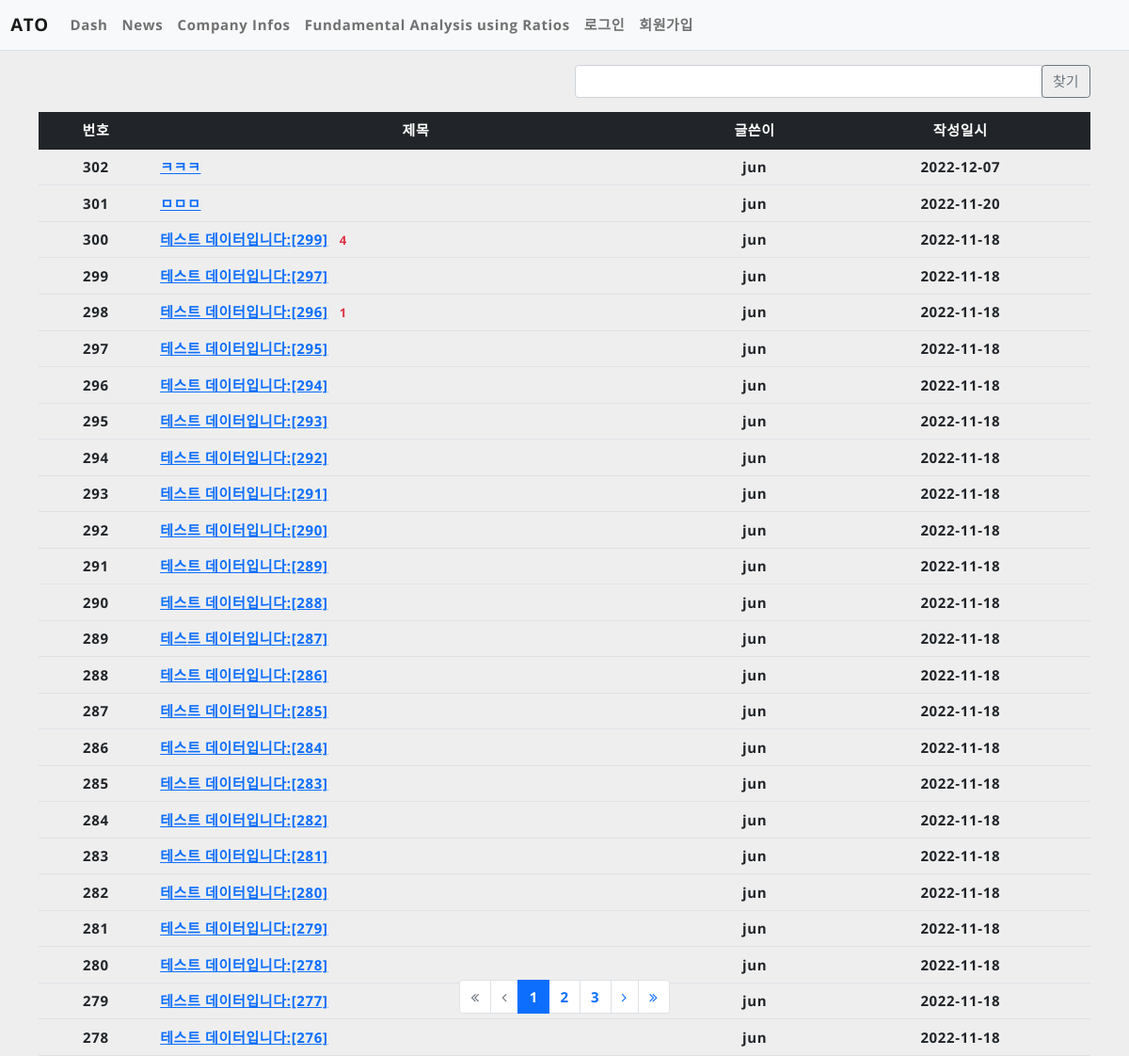
Screenshot of /dash/ with the database file from the repository.
### dash/models.py (models this page shows, shortened)
class Question(models.Model):
    author = models.ForeignKey(User, on_delete=models.CASCADE, related_name='author_question')
    subject = models.CharField(max_length=200)
    content = models.TextField()
    create_date = models.DateTimeField()
    modify_date = models.DateTimeField(null=True, blank=True)
    voter = models.ManyToManyField(User, related_name='voter_question')  # 추천인 추가

### dash/views/base_views.py (the view, shortened to what this page needs)
# urls.py: path('', base_views.index, name='index'),
def index(request):
    page = request.GET.get('page', '1')  # 페이지
    kw = request.GET.get('kw', '')  # 검색어
    question_list = Question.objects.order_by('-create_date')
    paginator = Paginator(question_list, 25)  # 페이지당 25개씩 보여주기
    page_obj = paginator.get_page(page)
    context = {'question_list': page_obj, 'page': page, 'kw': kw}
    print(page_obj.number)
    return render(request, 'dash/question_list.html', context)

### dash/templatetags/dash_filter.py (called while the page is built)
@register.filter
def sub(value, arg):
    return value - arg

### templates/dash/question_list.html (shortened to what this page needs)
{% extends 'base.html' %}
{% load dash_filter %}
{% block content %}
<div class="container my-3 my-container">
    <div class="row my-3">
        <div class="col-6">
        </div>
        <div class="col-6">
            <div class="input-group">
                <input type="text" id="search_kw" class="form-control" value="{{ kw|default_if_none:'' }}">
                <div class="input-group-append">
                    <button class="btn btn-outline-secondary" type="button" id="btn_search">찾기</button>
                </div>
            </div>
        </div>
    </div>
    <table class="table my-table">
        <thead>
            <tr class="text-center table-dark">
                <th>번호</th>
                <th style="width:50%">제목</th>
                <th>글쓴이</th>
                <th>작성일시</th>
            </tr>
        </thead>
        <tbody>
            {% if question_list %}
            {% for question in question_list %}
            <tr class="text-center">
                <td>
                    {{ question_list.paginator.count|sub:question_list.start_index|sub:forloop.counter0|add:1 }}
                </td>
                <td class="text-start">
                    <a href="{% url 'dash:detail' question.id %}"
                        >{{ question.subject }}</a
                    >
                    {% if question.answer_set.count > 0 %}
                    <span class="text-danger small mx-2">{{ question.answer_set.count }}</span>
                    {% endif %}
                </td>
                <td>{{ question.author.username }}</td>
                <td>{{ question.create_date|date:"Y-m-d" }}</td>
            </tr>
            {% endfor %} {% else %}
            <tr>
                <td colspan="6" class="text-center">게시글이 없습니다.</td>
            </tr>
            {% endif %}
        </tbody>
    </table>
    <ul class="pagination justify-content-center fixed-bottom mb-5">
        {% if question_list.has_previous %}
            <li class="page-item">
                <a class="page-link" data-page="{{ 1 }}"
                href="javascript:void(0)"><i class="fa fa-angle-double-left" aria-hidden="true"></i>
            </i></a>
            </li>
            <li class="page-item">
                <a class="page-link" data-page="{{ question_list.previous_page_number }}"
                href="javascript:void(0)"><i class="fa fa-angle-left" aria-hidden="true"></i>
            </a>
            </li>
        {% else %}
            <li class="page-item disabled">
                <a class="page-link" tabindex="-1" aria-disabled="true" href="#"
                ><i class="fa fa-angle-double-left" aria-hidden="true"></i>
            </a>
            </li>
            <li class="page-item disabled">
                <a class="page-link" tabindex="-1" aria-disabled="true" href="#"
                    ><i class="fa fa-angle-left" aria-hidden="true"></i>
                    </a
                >
            </li>
        {% endif %}
        {% for page_number in question_list.paginator.page_range %}
            {% if page_number == 0 %}
            {% elif page_number == 1 %}
                {% if page_number == question_list.number %}
                    <li class="page-item active" aria-current="page">
                        <a class="page-link" data-page="{{ page_number }}"
                        href="javascript:void(0)">{{ page_number }}</a>
                    </li>
                    <li class="page-item" aria-current="page">
                        <a class="page-link" data-page="{{ page_number|add:1 }}"
                        href="javascript:void(0)">{{ page_number|add:1 }}</a>
                    </li>
                    <li class="page-item" aria-current="page">
                        <a class="page-link" data-page="{{ page_number|add:2 }}"
                        href="javascript:void(0)">{{ page_number|add:2 }}</a>
                    </li>
                {% endif %}
            {% endif %}
        {% endfor %}
        {% if question_list.has_next %}
            <li class="page-item">
                <a class="page-link" data-page="{{ question_list.next_page_number }}"
                href="javascript:void(0)"><i class="fa fa-angle-right" aria-hidden="true"></i>
            </a>
            </li>
        {% endif %}
        {% if question_list.paginator %}
            {% if question_list.has_next %}
                <li class="page-item">
                    <a class="page-link" data-page="{{ question_list.paginator.num_pages }}"
                    href="javascript:void(0)"><i class="fa fa-angle-double-right" aria-hidden="true"></i></a>
                </li>
                {% else %}
                <li class="page-item disabled">
                    <a class="page-link" tabindex="-1" aria-disabled="true" href="#"
                        ><i class="fa fa-angle-double-right" aria-hidden="true"></i></a
                    >
                </li>
            {% endif %}
        {% endif %}
    </ul>
</div>
{% endblock %}

### templates/base.html (shortened to what this page needs)
{% load static %}
<!DOCTYPE html>
<html lang="ko">
    <head>
        <link
            rel="stylesheet"
            type="text/css"
            href="{% static 'bootstrap.min.css' %}"
        />
        <link
            href="{% static 'fontawesomefree/css/fontawesome.css' %}"
            rel="stylesheet"
            type="text/css"
        />
        <link
            href="{% static 'fontawesomefree/css/brands.css' %}"
            rel="stylesheet"
            type="text/css"
        />
        <link
            href="{% static 'fontawesomefree/css/solid.css' %}"
            rel="stylesheet"
            type="text/css"
        />
        <link
            rel="stylesheet"
            type="text/css"
            href="https://cdn.datatables.net/1.13.1/css/jquery.dataTables.css"
        />
        <link rel="stylesheet" href="{% static 'bootstrap-datepicker.css' %}" />
        <link
            href="http://cdnjs.cloudflare.com/ajax/libs/font-awesome/4.3.0/css/font-awesome.css"
            rel="stylesheet"
            type="text/css"
        />
        <link
            rel="stylesheet"
            type="text/css"
            href="{% static 'style.css' %}"
        />
    </head>
    <body>
        {% include 'navbar.html' %} {% block content %} {% endblock content %}
    </body>
</html>

### templates/navbar.html (shortened to what this page needs)
<nav class="navbar navbar-expand-lg navbar-light bg-light border-bottom">
    <div class="container-fluid">
        <a class="navbar-brand" href="/">ATO</a>
        <div class="collapse navbar-collapse" id="navbarSupportedContent">
            <ul class="navbar-nav me-auto mb-2 mb-lg-0">
                <li class="nav-item">
                    <a class="nav-link" href="{% url 'dash:notice' %}">Dash</a>
                </li>
                <li class="nav-item">
                    <a class="nav-link" href="{% url 'dash:news' %}">News</a>
                </li>
                <li class="nav-item">
                    <a class="nav-link" href="{% url 'analysis:company'%}">Company Infos</a>
                </li>
                <li class="nav-item">
                    <a class="nav-link" href="{% url 'analysis:index' %}">Fundamental Analysis using Ratios</a>
                </li>
                <li class="nav-item">
                    {% if user.is_authenticated %}
                    <a class="nav-link" href="{% url 'common:logout' %}"
                        >{{ user.username }} (로그아웃)</a
                    >
                    {% else %}
                    <a class="nav-link" href="{% url 'common:login' %}"
                        >로그인</a
                    >
                    {% endif %}
                </li>
                <li>
                    {% if not user.is_authenticated %}
                    <a class="nav-link" href="{% url 'common:signup' %}"
                        >회원가입</a
                    >
                    {% endif %}
                </li>
            </ul>
        </div>
    </div>
</nav>

### static/style.css (style rules this page uses)
html,body { margin: 0; background: #eee; font-family: 'Montserrat', sans-serif; font-family: 'Open Sans', sans-serif; font-weight: bold; letter-spacing: 0.65px; font-size: 15px; color: #555; cursor: default; }
.my-container { height: 500px; }

### rows the page displays
Question: paginator.count|sub "302", subject "ㅋㅋㅋ", author.username "jun", create_date "2022-12-07"
Question: paginator.count|sub "301", subject "ㅁㅁㅁ", author.username "jun", create_date "2022-11-20"
Question: paginator.count|sub "300", subject "테스트 데이터입니다:[299]", answer_set.count "4", author.username "jun", create_date "2022-11-18"
Question: paginator.count|sub "299", subject "테스트 데이터입니다:[297]", author.username "jun", create_date "2022-11-18"
Question: paginator.count|sub "298", subject "테스트 데이터입니다:[296]", answer_set.count "1", author.username "jun", create_date "2022-11-18"
Question: paginator.count|sub "297", subject "테스트 데이터입니다:[295]", author.username "jun", create_date "2022-11-18"
Question: paginator.count|sub "296", subject "테스트 데이터입니다:[294]", author.username "jun", create_date "2022-11-18"
Question: paginator.count|sub "295", subject "테스트 데이터입니다:[293]", author.username "jun", create_date "2022-11-18"
Question: paginator.count|sub "294", subject "테스트 데이터입니다:[292]", author.username "jun", create_date "2022-11-18"
Question: paginator.count|sub "293", subject "테스트 데이터입니다:[291]", author.username "jun", create_date "2022-11-18"
Question: paginator.count|sub "292", subject "테스트 데이터입니다:[290]", author.username "jun", create_date "2022-11-18"
Question: paginator.count|sub "291", subject "테스트 데이터입니다:[289]", author.username "jun", create_date "2022-11-18"
Question: paginator.count|sub "290", subject "테스트 데이터입니다:[288]", author.username "jun", create_date "2022-11-18"
Question: paginator.count|sub "289", subject "테스트 데이터입니다:[287]", author.username "jun", create_date "2022-11-18"
Question: paginator.count|sub "288", subject "테스트 데이터입니다:[286]", author.username "jun", create_date "2022-11-18"
Question: paginator.count|sub "287", subject "테스트 데이터입니다:[285]", author.username "jun", create_date "2022-11-18"
Question: paginator.count|sub "286", subject "테스트 데이터입니다:[284]", author.username "jun", create_date "2022-11-18"
Question: paginator.count|sub "285", subject "테스트 데이터입니다:[283]", author.username "jun", create_date "2022-11-18"
Question: paginator.count|sub "284", subject "테스트 데이터입니다:[282]", author.username "jun", create_date "2022-11-18"
Question: paginator.count|sub "283", subject "테스트 데이터입니다:[281]", author.username "jun", create_date "2022-11-18"
Question: paginator.count|sub "282", subject "테스트 데이터입니다:[280]", author.username "jun", create_date "2022-11-18"
Question: paginator.count|sub "281", subject "테스트 데이터입니다:[279]", author.username "jun", create_date "2022-11-18"
Question: paginator.count|sub "280", subject "테스트 데이터입니다:[278]", author.username "jun", create_date "2022-11-18"
Question: paginator.count|sub "279", subject "테스트 데이터입니다:[277]", author.username "jun", create_date "2022-11-18"
Question: paginator.count|sub "278", subject "테스트 데이터입니다:[276]", author.username "jun", create_date "2022-11-18"

### other values shown
{{ page_number }} "1"
{{ page_number|add:1 }} "2"
{{ page_number|add:2 }} "3"
